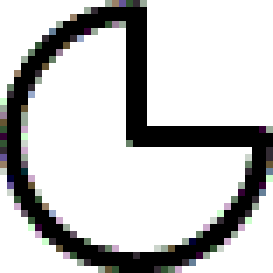
#> input picture AdityaTirodkarProject4/1/1-1.gif, 39 x 39 px, found by its file name (shown 7 times larger)
$ python project4.py   (Python 2 division)
#> lines starting #> are read from the running program, lines starting #| are printed output that depends on the picture
import os,sys
import Image
import ImageFilter
import ImageEnhance
import cv2
import numpy
from PIL import Image
from PIL import ImageChops
from scipy import ndimage


opchoose=diffa=[[0,0,0,0,0,0,0,0],[0,0,0,0,0,0,0,0],[0,0,0,0,0,0,0,0],[0,0,0,0,0,0,0,0],[0,0,0,0,0,0,0,0],[0,0,0,0,0,0,0,0],[0,0,0,0,0,0,0,0],[0,0,0,0,0,0,0,0],[0,0,0,0,0,0,0,0],[0,0,0,0,0,0,0,0],[0,0,0,0,0,0,0,0],[0,0,0,0,0,0,0,0],[0,0,0,0,0,0,0,0],[0,0,0,0,0,0,0,0]];

#PIXEL BY PIXEL!
print "\n\n-----------------------Solutions Using Visual Representation-----------------------\n"
vv=[1,2,3,7,9,11]
print "\n2X2 Problems \n"
for m in (vv):

	print "Problem ",m," Solution is"
	o11 = Image.open(str(m)+"/1-1.gif")
#> o11 is the input picture: PIL image 39x39 P; mean R, G, B, A 194.6, 194.8, 194.6, 255
	o12 = Image.open(str(m)+"/1-2.gif")
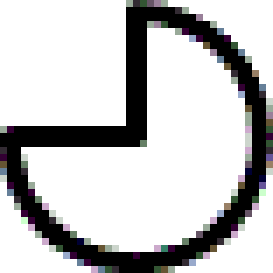
#> input picture AdityaTirodkarProject4/1/1-2.gif, 39 x 39 px, found by its file name (shown 7 times larger)
#> o12 is the input picture: PIL image 39x39 P; mean R, G, B, A 194.6, 194.4, 194.8, 255
	o21 = Image.open(str(m)+"/2-1.gif")
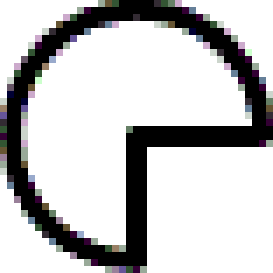
#> input picture AdityaTirodkarProject4/1/2-1.gif, 39 x 39 px, found by its file name (shown 7 times larger)
#> o21 is the input picture: PIL image 39x39 P; mean R, G, B, A 194.6, 194.3, 194.9, 255
	o1 = Image.open(str(m)+"/1.gif")
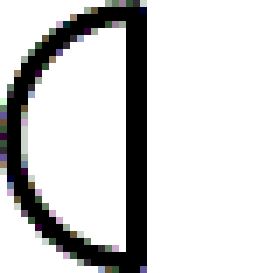
#> input picture AdityaTirodkarProject4/1/1.gif, 39 x 39 px, found by its file name (shown 7 times larger)
#> o1 is the input picture: PIL image 39x39 P; mean R, G, B, A 209, 209.1, 209, 255
	o2 = Image.open(str(m)+"/2.gif")
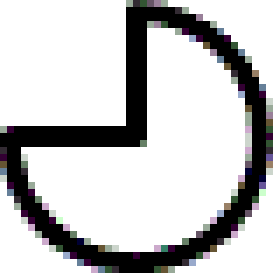
#> input picture AdityaTirodkarProject4/1/2.gif, 39 x 39 px, found by its file name (shown 7 times larger)
#> o2 is the input picture: PIL image 39x39 P; mean R, G, B, A 194.6, 194.3, 194.8, 255
	o3 = Image.open(str(m)+"/3.gif")
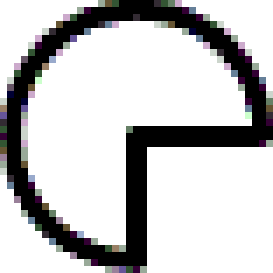
#> input picture AdityaTirodkarProject4/1/3.gif, 39 x 39 px, found by its file name (shown 7 times larger)
#> o3 is the input picture: PIL image 39x39 P; mean R, G, B, A 194.6, 194.3, 194.9, 255
#> (the run stopped early here; a loop or call above may not have finished)
